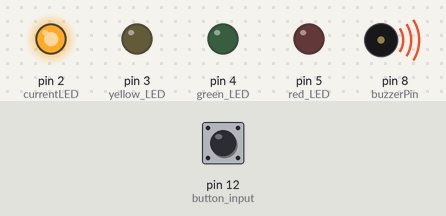
Recording of a sketch running on a simulated Arduino Uno, built with avr-gcc and run on an emulated ATmega328P. Parts: output pins drawn as LEDs (lit = HIGH), buzzer (waves = sounding). Inputs (shaded band) come from the test bench; at power-on: pin 12 (button_input) HIGH.

Above: at 0.1 s.
1.7 s: pin 12 (button_input) pulled LOW for 0.5 s
At 1.95 s:
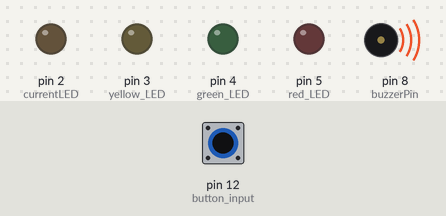
4.7 s: pin 12 (button_input) pulled LOW for 1 s
At 5.32 s:
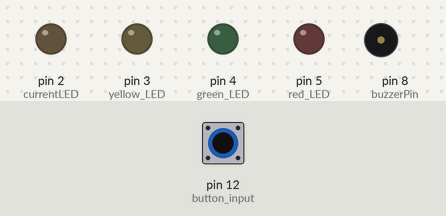
7.7 s: pin 12 (button_input) pulled LOW for 0.5 s
At 9.1 s:
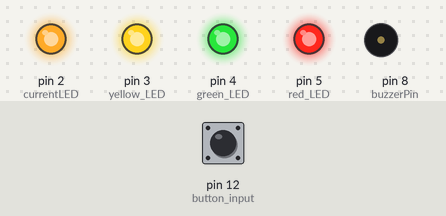
11.0 s: pin 12 (button_input) pulled LOW for 3.2 s
15.7 s: pin 12 (button_input) pulled LOW for 0.5 s
Timing chart, 0 to 20.1 s (numbered marks = the images above; inputs shaded):
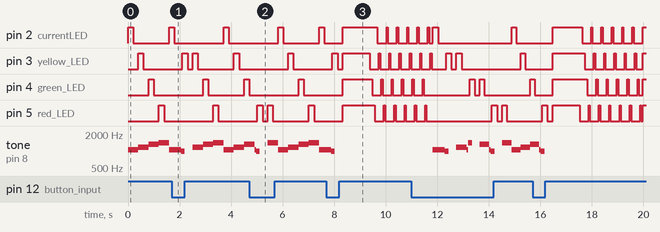

Measured:
- by itself, tone on pin 8 (buzzerPin): plays 1047 Hz for 0.46 s, 988 Hz for 0.15 s, 1175 Hz for 0.40 s, 1047 Hz for 0.06 s, 1397 Hz for 0.15 s, 1319 Hz for 0.36 s … (12 notes in this stretch)

The sketch:

LED_Game.ino
```cpp
//Digital Input and Output Game
//Push button on green light

int buzzerPin = 8;
int currentLED = 2;
int currentPitch = 1047;
int delayValue = 200;
int count = 0;
int score = 0;


#define NOTE_B5 988
#define NOTE_C6 1047
#define NOTE_D6 1175
#define NOTE_E6 1319
#define NOTE_F6 1397

void setup() {
  //initialize digital pin 12 as input:
  pinMode(12, INPUT); //button input

  //initialize digital pin 2 to 5 as output:
  pinMode(2, OUTPUT); //white LED
  pinMode(3, OUTPUT); //yellow LED
  pinMode(4, OUTPUT); //green LED
  pinMode(5, OUTPUT); //red LED
}

int checkInput(){
  if(digitalRead(12) == 0){
    return 1;
  }else{
    return 0;
  }
}

void setDefault(){
  delayValue = 200;
  count = 0;
  score = 0;
  currentLED = 2;
}

void goodBuzzer(){
  tone(buzzerPin, NOTE_C6, 150);
  delay(60);
  tone(buzzerPin, NOTE_F6, 150);
  delay(50);
}

void badBuzzer(){
  tone(buzzerPin, NOTE_C6, 150);
  delay(60);
  tone(buzzerPin, NOTE_B5, 150);
  delay(50);
}
void scoreShow(){

  //Solid
  digitalWrite(2, HIGH);
  digitalWrite(3, HIGH);
  digitalWrite(4, HIGH);
  digitalWrite(5, HIGH);
  delay(1000);

  //Really Fast
  for(int i=0; i<25; i++){
  digitalWrite(currentLED, HIGH);
  delay(50);
  digitalWrite(currentLED, LOW);
  delay(50);
  currentLED++;
  if(currentLED > 5)
    currentLED = 2;
  }

  //Blink Score
  for(int i=0; i<score; i++){
    digitalWrite(2, HIGH);
    digitalWrite(3, HIGH);
    digitalWrite(4, HIGH);
    digitalWrite(5, HIGH);
    delay(500);
    digitalWrite(2, LOW);
    digitalWrite(3, LOW);
    digitalWrite(4, LOW);
    digitalWrite(5, LOW);
    delay(500);
  }
}

void loop() {
  //Check if the button is pressed at the right moment
  if(digitalRead(12) == 0) {
    if(currentLED == 4){
        //Blink the correct (green) LED
        goodBuzzer();
        digitalWrite(4, HIGH);
        delay(200);
        digitalWrite(4, LOW);
        delay(200);
        score++;

        //Speed up the LEDs
        if(delayValue > 20)
          delayValue = delayValue - 20;
      }
      else{
        //Blink the wrong LED
        badBuzzer();
        digitalWrite(currentLED, HIGH);
        delay(200);
        digitalWrite(currentLED, LOW);
        delay(200);
        count++;

        if(count == 3){
          scoreShow();
          setDefault();
        }
     }
  }
  //Loop LED from w-y-g-r
  switch(currentLED)
        {
        case 2 :
               tone(buzzerPin, NOTE_C6);
               break;
        case 3 :
               tone(buzzerPin, NOTE_D6);
               break;
        case 4 :
               tone(buzzerPin, NOTE_E6);
               break;
        case 5 :
               tone(buzzerPin, NOTE_F6);
               break;
        }
  digitalWrite(currentLED, HIGH);
  delay(delayValue);
  digitalWrite(currentLED, LOW);
  delay(delayValue);
  currentLED++;
  if(currentLED > 5){
    currentLED = 2;
  }
}
```
